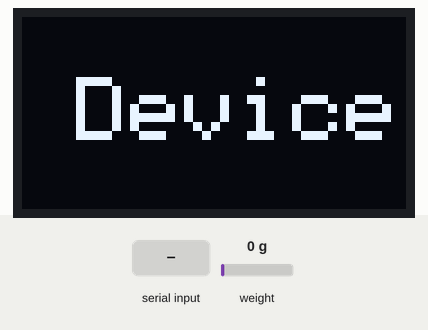
Simulated run of this sketch. Board: Arduino Uno, built with avr-gcc and run on an emulated ATmega328P. On the bench: 128×64 one-colour display. The inputs (shaded band) are chosen by the test bench; at power-on: weight on the scale 0 g. The display library's start-up logo is not drawn.

Above: at 5.5 s.
At 12.0 s:
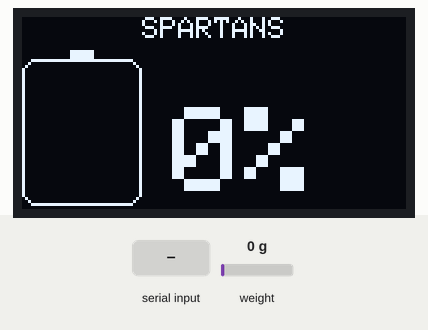
12.1 s: "T90\n" received over the second serial link
At 17.8 s:
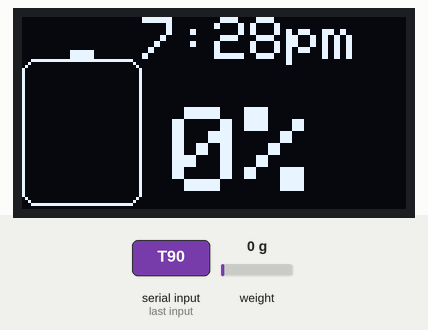
Timing chart, 0 to 19.3 s (numbered marks = the images above; inputs shaded):
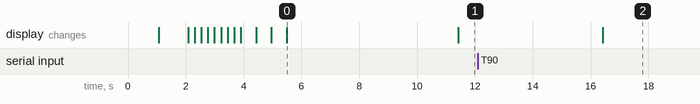

The sketch:

AssembledCode.ino
```cpp
//----HX711 Amplifier--------
#include "HX711.h"

//-----WIFI---------
#include <SoftwareSerial.h>

//----OLED Dislpay-----------
#include <SPI.h>
#include <Wire.h>
#include <Adafruit_GFX.h>
#include <Adafruit_SSD1306.h>

//----Time Libraries---------
#include <Time.h>
#include <TimeLib.h>

//----HX711 Amplifier---------
#define DT 8
#define SCK 4

//----------OLED Dislpay-------------
#define SCREEN_WIDTH 128 //In pixels
#define SCREEN_HEIGHT 64 //In pixels

//Hardware SPI
#define OLED_DC     9
#define OLED_CS     A2
#define OLED_RESET  10
//scl  13
//sda  11

// Number of snowflakes in the animation
#define NUMFLAKES     30
//Logo dimensions
#define LOGO_HEIGHT   16
#define LOGO_WIDTH    16
//For the drawSnowflakes function
#define XPOS   0 // Indexes into the 'icons' array in function below
#define YPOS   1
#define DELTAY 2

HX711 loadCell;

Adafruit_SSD1306 display(SCREEN_WIDTH, SCREEN_HEIGHT, &SPI, OLED_DC, OLED_RESET, OLED_CS);

SoftwareSerial mySerial(2,3);

String data = "" ;
char c;
float scalingFactor = 400; //538
float weight = 50000; //dummy weight - should take from wifi module
float recomendedAmount = weight*0.067;
float percentageOfWater = 0;
float w1,w2;
float consumptionTotal = 0;
float prevConsumptionTotal = 0;

bool flag1 = true, flag5 = true;
int x=14+ 46*(1-0.01*percentageOfWater);
int m, currentHour1, currentMinute1;

char teamName[]={'S','P','A','R','T','A','N','S'};
String stratString[]={" Smart"," Water","Traking"," Device"};
static const unsigned char PROGMEM logo_bmp[] =
{ B00000000, B11000000,
  B00000001, B11000000,
  B00000001, B11000000,
  B00000011, B11100000,
  B11110011, B11100000,
  B11111110, B11111000,
  B01111110, B11111111,
  B00110011, B10011111,
  B00011111, B11111100,
  B00001101, B01110000,
  B00011011, B10100000,
  B00111111, B11100000,
  B00111111, B11110000,
  B01111100, B11110000,
  B01110000, B01110000,
  B00000000, B00110000 };

void setup() {

  loadCell.begin(DT,SCK);  //initialize the pin modes and sets the gain to 128
  loadCell.tare();  //0 will be the weight measured at this time
  loadCell.set_scale(scalingFactor);  //used to divide the reading to measure weight in grams

  mySerial.begin(9600);

  if(!display.begin(SSD1306_SWITCHCAPVCC)) { //wait unitil OLED is ready
    for(;;);
  }

  //initialize with the Adafruit flash screen
  display.display();
  delay(1000); // Pause for 1 seconds

  //display team name
  displaySpartans();
  display.invertDisplay(false);
  display.clearDisplay();

  //display starting string
  displayStartString();
  display.clearDisplay();

  //get initial weight reading
  w1 = loadCell.get_units(7); //initial weight
}

void loop() {

  delay(4000);  //to obtain accurate readings from the Load Cell

  //read serial monitor to check for any msg from wifi module
  while(mySerial.available()>0){
      delay(10);
      c = mySerial.read();
      data += c;
  }

  //if msg's first chararcter is "W" it's the weight user entered through telegram
  if (data[0]=="W"){
    int w1 = data[1] - '0';
    int w2 = data[2] - '0';
    weight = 10*w1+w2;
    data = "";
  }

  //if msg's first chararcter is "T" it's the current time obtained by NTP through WiFi module
  if ((data[0]=='T') && flag5) {
    int t1 = data[1] - '0';
    int t2 = data[2] - '0';
    int t3 = data[3] - '0';
    int t4 = data[4] - '0';
    int t5 = data[5] - '0';
    int t6 = data[6] - '0';
    setTime(10*t1+t2,10*t3+t4,10*t5+t6,12,7,23);

    data = "";
    flag5 = false;  //to make sure that the time is obtained from the WiFi module only once
  }

  display.clearDisplay();
  display.setTextColor(WHITE,BLACK);

  data = "";

  w2 = loadCell.get_units(7);

  displayConsumption();  //display the precentage of water consumed in the OLED screen

  if (w2<10) {  //if the weight difference is a lesser number it's probably because of a small reading error due to the environmental conditions
    w2=w1;
  }

  if (w1-w2>20) {  //to neglect such errors
    prevConsumptionTotal = consumptionTotal;  //keep track of previous consumption to send msg to the user
    consumptionTotal += (w1-w2);  //update the change
    percentageOfWater = consumptionTotal*100/recomendedAmount;
  }

  w1 = w2;
  if (prevConsumptionTotal!=consumptionTotal){  //if there's a consumption of water, inform user about it
    prevConsumptionTotal = consumptionTotal;
    int consumptionInt = consumptionTotal;
    mySerial.print(consumptionInt);
  }
}

void displaySpartans(){
  for (int i=0;i<8;i++) {
    display.clearDisplay();
    display.drawRect(0,0,128,64,WHITE);
    display.setTextSize(4);
    display.setTextColor(WHITE);
    display.setCursor(50,20);
    display.print(teamName[i]);
    display.invertDisplay(true);
    display.display();
    delay(200);
  }
}

void displayStartString(){
  for (int i=0;i<4;i++){
    display.clearDisplay();
    display.setTextSize(3);
    display.setTextColor(WHITE,BLACK);
    display.setCursor(0,20);
    display.println(stratString[i]);
    display.display();
    delay(500);
  }
  display.clearDisplay();
  return;
}

void displayConsumption(){

  x=14+ 46*(1-0.01*percentageOfWater);//set coordinate
  if(percentageOfWater<101){
    display.clearDisplay();
    display.drawRoundRect(0,14,40,49,5,WHITE);
    display.fillRoundRect(4,x,32,(60-x),5,WHITE);
    display.drawRect(16,11,8,3,WHITE);
    display.fillRect(16,11,8,3,WHITE);
    display.setCursor(50,30);
    display.setTextSize(4);
    int perc = percentageOfWater;
    display.print(perc);//display percentage
    display.print("%");
    displayTime();
    display.display();
    delay(200);
  }

  else {
    display.clearDisplay();
    display.setTextSize(2);
    display.setCursor(10,0);
    display.println();
    display.println(" You Have");
    display.println("  Drunk ");
    display.println(" Enough");
    displayTime();
    display.display();
    delay(1500);
  }
}

void displayTime(){
  display.setCursor(40,0);
  display.setTextSize(2);

  currentHour1 = hour();
  currentMinute1 = minute();
  if ((currentHour1==0) && (currentMinute1==0)){
    display.setTextSize(1);
    display.print("SPARTANS");
    display.display();
  }
  else {
  if(currentHour1<12){
    display.print(currentHour1);
    display.print(":");
    if (currentMinute1<10){
      display.print("0");
    }

    display.print(currentMinute1);

    display.print("am");  //display time am
    display.display();
  }
  else if (currentHour1==12) {
    display.print(currentHour1);
    display.print(":");
    if (currentMinute1<10){
      display.print("0");
    }

    display.print(currentMinute1);

    display.print("pm");  //display time pm
    display.display();
  }
  else {
    display.print(currentHour1-12);
    display.print(":");
    if (currentMinute1<10){
      display.print("0");
    }

    display.print(currentMinute1);

    display.print("pm");  //display time pm
    display.display();
  }
  }
}

void testdrawbitmap() {
  display.clearDisplay();
  display.drawBitmap((display.width()  - LOGO_WIDTH ) / 2, (display.height() - LOGO_HEIGHT) / 2,logo_bmp, LOGO_WIDTH, LOGO_HEIGHT, 1);
  display.display();
  delay(1000);
}
```

Measured:
- after the input at 12.1 s, the display: changes after 4.3 s (image 2)
- what the display in image 0 shows lasts 5.9 s, from 5.5 s to 11.4 s
